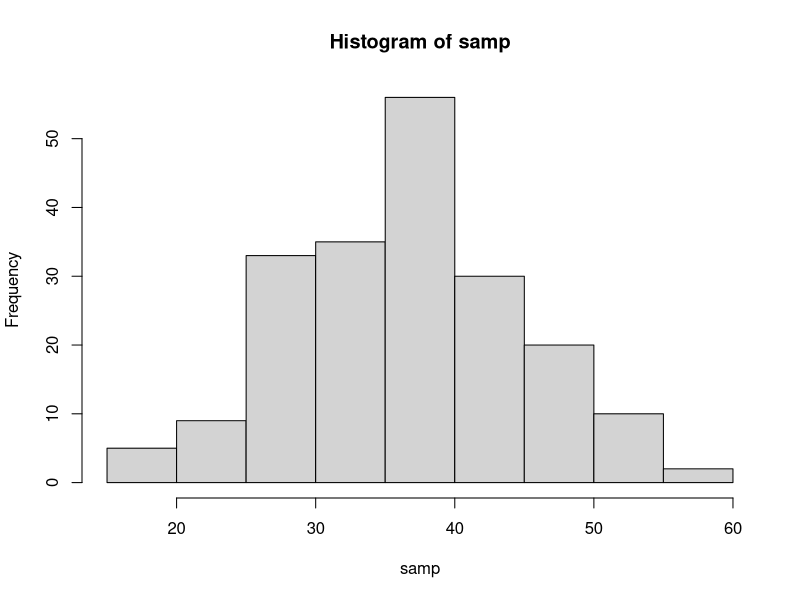

Here is the R script that generated this plot:
# 2 
# Consier the sample 1, 3, 4, 6 from some distribution

# a)
# For one random bootstrapp sample, find the probability the mean is 1. 
n <- 1000
boot.mean <- vector("numeric", length = n)
dat <- c(1, 3, 4, 6)

for (i in 1:n) {
  x <- sample(dat, size = 4, replace = TRUE)
  boot.mean[i] <- mean(x)
}

sum(boot.mean == 1) / n


# 7
# Consider a population that has a normal distribution with mean 36 and standard 
# deviation of 8. 

# a)
# The sampling distribution of Xbar for samples of size 200 will have what distribution,
# mean, and standard error?

# The distribution will be approximately normal, through the CLT. The standard error
# is the standard deviation divided by the square root of 200, and the mean will be
# the population mean, 36.
8 / sqrt(200)

# b)
# Use R to draw a random sample of size 200 from this population. Conduct EDA on
# your sample. 

samp <- rnorm(200, mean = 36, sd = 8)

hist(samp)
mean(samp)
sd(samp)

# c) Compute the bootstrap distribution for your sample and note the bootstrap mean
# and standard eroor. 

n <- 10000
boot.mean <- vector("numeric", length = n)

for (i in 1:n) {
  x <- sample(samp, size = 200, replace = TRUE)
  boot.mean[i] <- mean(x)
}

mean(boot.mean) # centered around the original sample
sd(boot.mean) # approximately the standard error of the sampling distribution




